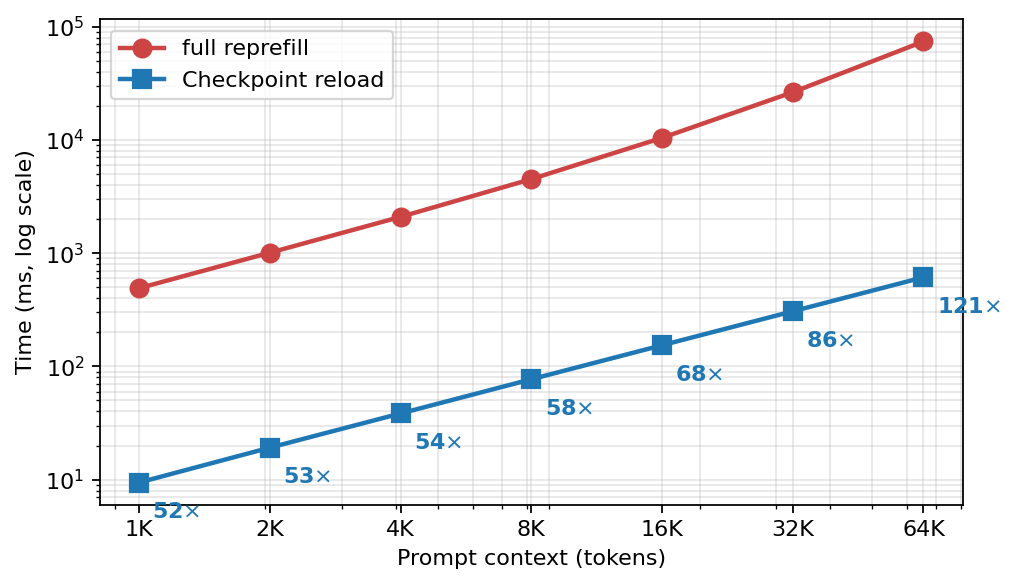

The Python source for this figure:
"""Render fig_microbench.pdf: reload vs reprefill across context lengths.

Single-panel log-log line plot showing host-RAM reload time vs full
reprefill time from 1K to 64K context (Qwen2.5-7B, A6000, batch=4), with
per-point speedup annotations.

Source: /home/yzhong76/code/vllm/experiments_zoe/results/
        figure2_prefill_a6000.csv  (vLLM single-engine prefill)
        figure2_reload_a6000.csv   (pinned host -> GPU DMA, no engine)
"""
import csv
import matplotlib.pyplot as plt
from pathlib import Path

SRC = Path("/home/yzhong76/code/vllm/experiments_zoe/results")
OUT = Path(__file__).resolve().parent


def load(csv_path, col):
    rows = {}
    with open(csv_path) as f:
        for r in csv.DictReader(f):
            v = r[col]
            if v:
                rows[int(r["context_length"])] = float(v)
    return rows


prefill = load(SRC / "figure2_prefill_a6000.csv", "prefill_min_ms")
reload = load(SRC / "figure2_reload_a6000.csv", "reload_min_ms")

contexts = sorted(set(prefill) & set(reload))
reprefills = [prefill[c] for c in contexts]
reloads = [reload[c] for c in contexts]


def label(c):
    return f"{c // 1024}K" if c >= 1024 else str(c)


fig, ax = plt.subplots(figsize=(6.5, 3.8))
ax.plot(contexts, reprefills, "o-", label="full reprefill",
        color="#cc4444", linewidth=2, markersize=8)
ax.plot(contexts, reloads, "s-", label="Checkpoint reload",
        color="#1f77b4", linewidth=2, markersize=8)
ax.set_xlabel("Prompt context (tokens)")
ax.set_ylabel("Time (ms, log scale)")
ax.set_yscale("log")
ax.set_xscale("log")
ax.set_xticks(contexts)
ax.set_xticklabels([label(c) for c in contexts])
ax.legend(loc="upper left", fontsize=10)
ax.grid(True, which="both", alpha=0.3)

for c, rl, rp in zip(contexts, reloads, reprefills):
    speedup = rp / rl
    ax.annotate(f"{speedup:.0f}$\\times$",
                xy=(c, rl), xytext=(6, -16), textcoords="offset points",
                fontsize=10, color="#1f77b4", fontweight="bold")

plt.tight_layout()
plt.savefig(OUT / "fig_microbench.png", dpi=160, bbox_inches="tight")
plt.savefig(OUT / "fig_microbench.pdf", bbox_inches="tight")
plt.close()
print("saved:", OUT / "fig_microbench.pdf")
for c, rl, rp in zip(contexts, reloads, reprefills):
    print(f"  {label(c):>4}: reprefill={rp:8.1f}ms  reload={rl:7.2f}ms  "
          f"speedup={rp/rl:5.1f}x")
